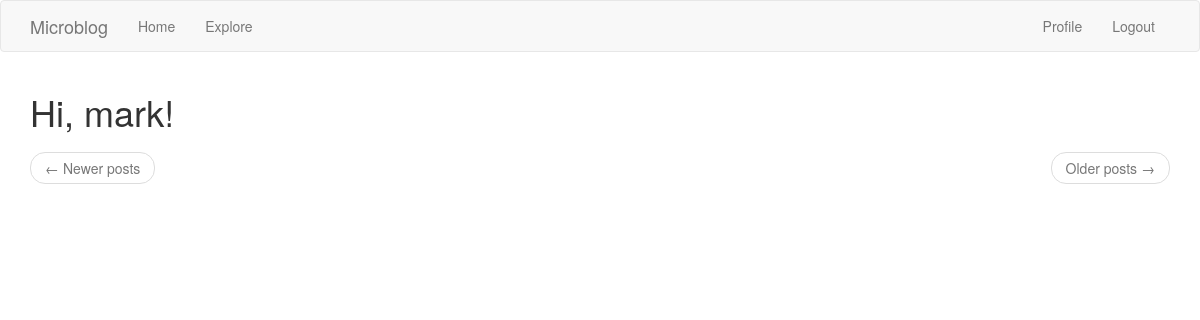
The page /explore (signed in) on the database as committed earlier.
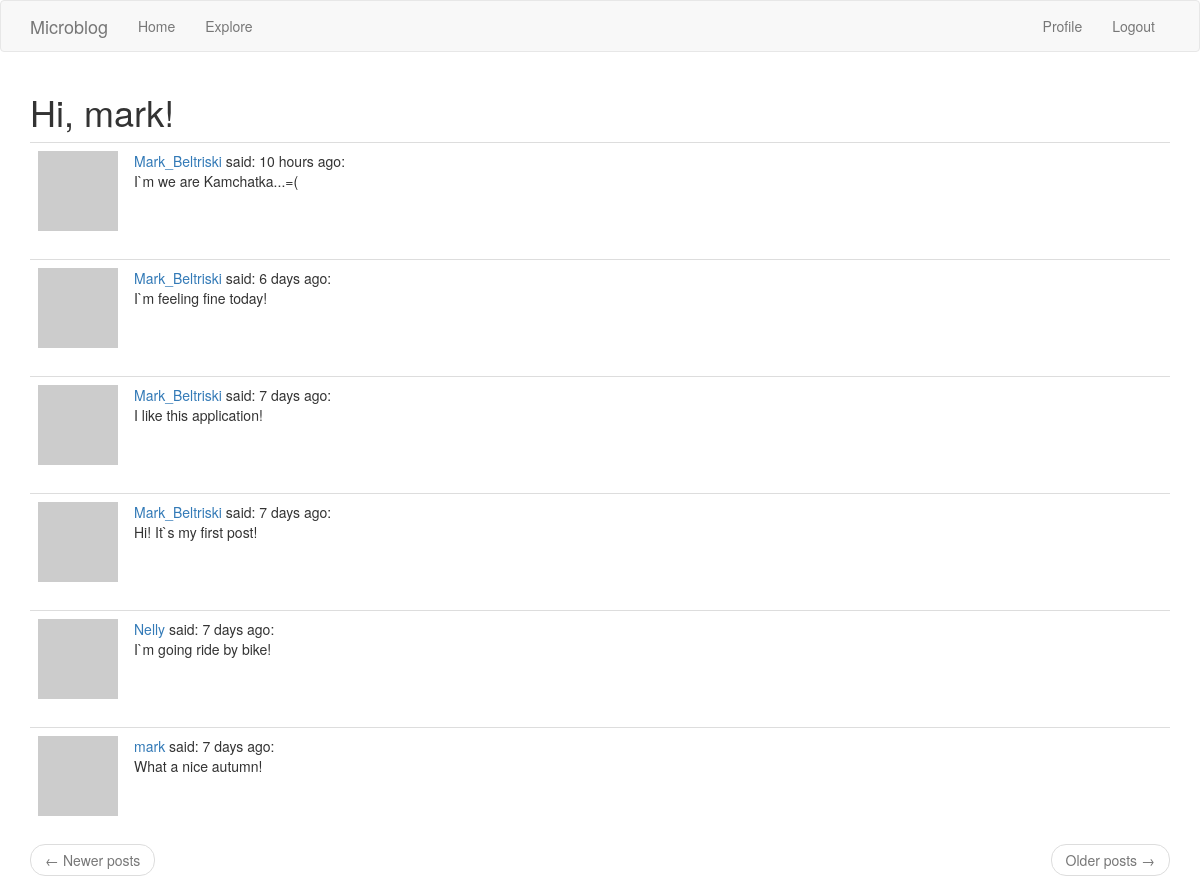
The same page on the database as committed later.
### app/models.py (models this page shows, shortened)
class User(UserMixin, db.Model):
    id = db.Column(db.Integer, primary_key=True)
    username = db.Column(db.String(64), index=True, unique=True)
    email = db.Column(db.String(120), index=True, unique=True)
    password_hash = db.Column(db.String(128))
    posts = db.relationship('Post', backref='author', lazy='dynamic')
    about_me = db.Column(db.String(140))
    last_seen = db.Column(db.DateTime, default=datetime.utcnow)
    followed = db.relationship(
        'User', secondary=followers,
        primaryjoin=(followers.c.follower_id == id),
        secondaryjoin=(followers.c.followed_id == id),
        backref=db.backref('followers', lazy='dynamic'), lazy='dynamic')
    def avatar(self, size):
        digest = md5(self.email.lower().encode('utf-8')).hexdigest()
        return 'https://www.gravatar.com/avatar/{}?d=identicon&s={}'.format(
            digest, size)

class Post(db.Model):
    id = db.Column(db.Integer, primary_key=True)
    body = db.Column(db.String(140))
    timestamp = db.Column(db.DateTime, index=True, default=datetime.utcnow)
    user_id = db.Column(db.Integer, db.ForeignKey('user.id'))

### app/main/routes.py (the view)
@bp.route('/explore')
@login_required
def explore():
    page = request.args.get('page', 1, type=int)
    posts = Post.query.order_by(Post.timestamp.desc()).paginate(
        page, current_app.config['POST_PER_PAGE'], False)
    next_url = url_for('main.explore', page=posts.next_num) \
        if posts.has_next else None
    prev_url = url_for('main.explore', page=posts.prev_num) \
        if posts.has_prev else None
    return render_template('index.html', title='Explore', posts=posts.items, next_url=next_url,
                           prev_url=prev_url)

### app/main/routes.py (called while the page is built)
@bp.before_request
def before_request():
    if current_user.is_authenticated:
        current_user.last_seen = datetime.utcnow()
        db.session.commit()

### app/models.py (called while the page is built)
@login.user_loader
def load_user(id):
    return User.query.get(int(id))

### app/templates/index.html (shortened to what this page needs)
{% extends "base.html" %}
{% import 'bootstrap/wtf.html' as wtf %}
{% block app_content %}
    <h1>Hi, {{ current_user.username }}!</h1>
     {% for post in posts %}
        {% include '_post.html' %}
    {% endfor %}
    <nav aria-label="...">
        <ul class="pager">
            <li class="previous{% if not prev_url %} disabled{% endif %}">
                <a href="{{ prev_url or '#' }}">
                    <span aria-hidden="true">&larr;</span> Newer posts
                </a>
            </li>
            <li class="next{% if not next_url %} disabled{% endif %}">
                <a href="{{ next_url or '#' }}">
                    Older posts <span aria-hidden="true">&rarr;</span>
                </a>
            </li>
        </ul>
    </nav>
{% endblock %}

### app/templates/base.html (shortened to what this page needs)
{% extends 'bootstrap/base.html' %}
{% block navbar %}
    <nav class="navbar navbar-default">
        <div class="container">
            <div class="navbar-header">
                <a class="navbar-brand" href="{{ url_for('index') }}">Microblog</a>
            </div>
            <div class="collapse navbar-collapse" id="bs-example-navbar-collapse-1">
                <ul class="nav navbar-nav">
                    <li><a href="{{ url_for('index') }}">Home</a></li>
                    <li><a href="{{ url_for('explore') }}">Explore</a></li>
                </ul>
                <ul class="nav navbar-nav navbar-right">
                    {% if current_user.is_anonymous %}
                    <li><a href="{{ url_for('login') }}">Login</a></li>
                    {% else %}
                    <li><a href="{{ url_for('user', username=current_user.username) }}">Profile</a></li>
                    <li><a href="{{ url_for('logout') }}">Logout</a></li>
                    {% endif %}
                </ul>
            </div>
        </div>
    </nav>
{% endblock %}
{% block content %}
    <div class="container">
        {% block app_content %}{% endblock %}
    </div>
{% endblock %}

### app/templates/_post.html
<table class="table table-hover">
    <tr valign="top">
        <td width="70px">
        <a href="{{ url_for('user', username=post.author.username) }}">
            <img src="{{ post.author.avatar(70) }}" />
        </a>
    <td>
        <a href="{{ url_for('user', username=post.author.username) }}">
        {{ post.author.username }}
        </a>
        said: {{ moment(post.timestamp).fromNow() }}:
        <br>
        {{ post.body }}
    </td>
    </tr>
</table>

Rows that differ between the two databases and show on the page:
added Post: author.username "Mark_Beltriski", timestamp "10 hours ago", body "I`m we are Kamchatka...=("
added Post: author.username "Mark_Beltriski", timestamp "6 days ago", body "I`m feeling fine today!"
added Post: author.username "Mark_Beltriski", timestamp "7 days ago", body "I like this application!"
added Post: author.username "Mark_Beltriski", timestamp "7 days ago", body "Hi! It`s my first post!"
added Post: author.username "Nelly", timestamp "7 days ago", body "I`m going ride by bike!"
added Post: author.username "mark", timestamp "7 days ago", body "What a nice autumn!"
